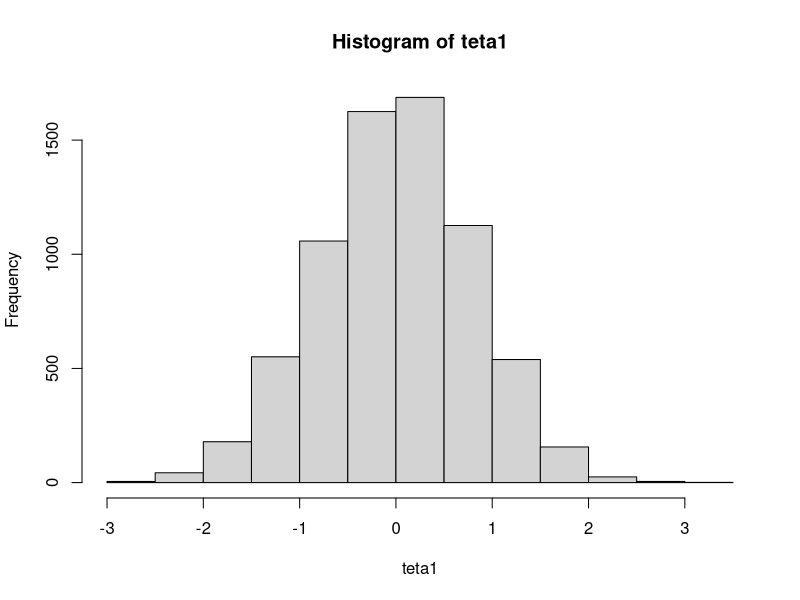
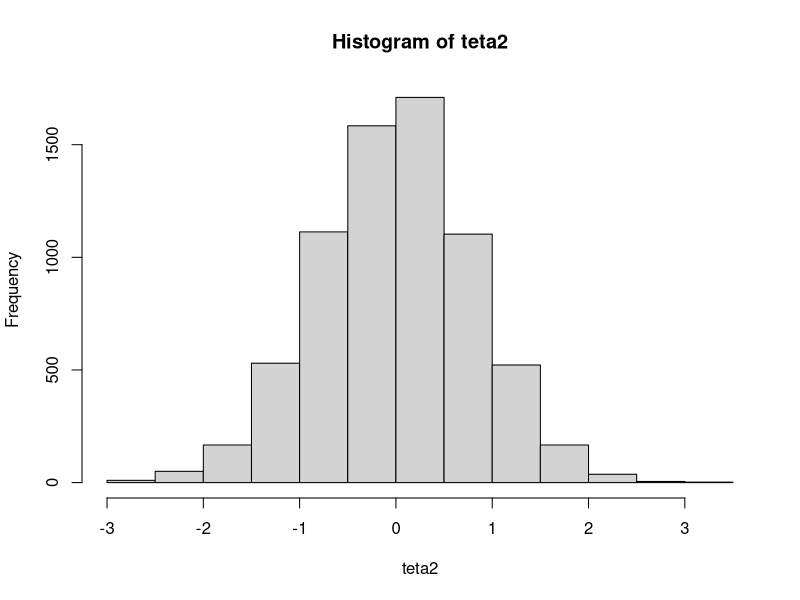
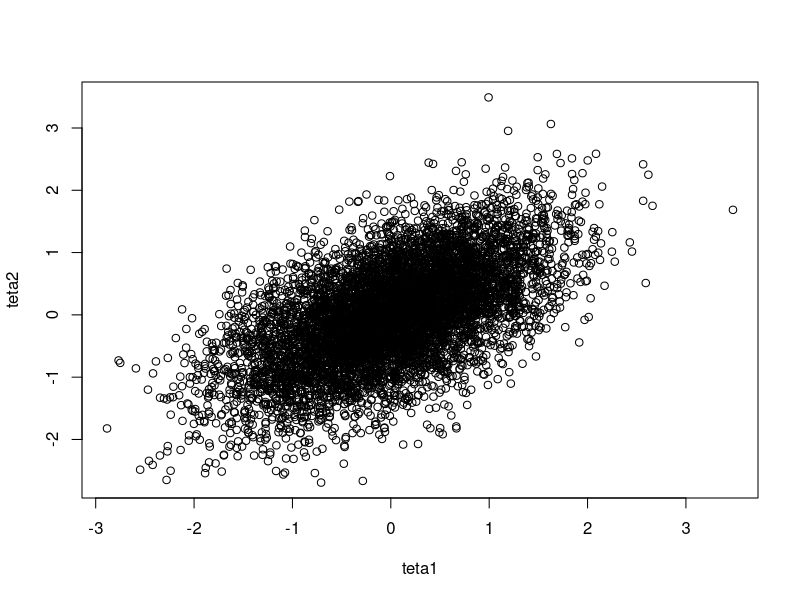
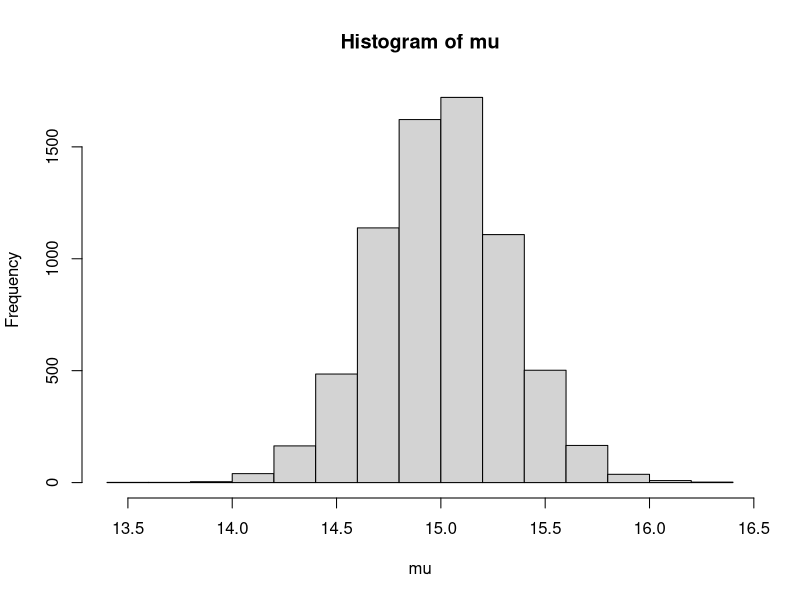
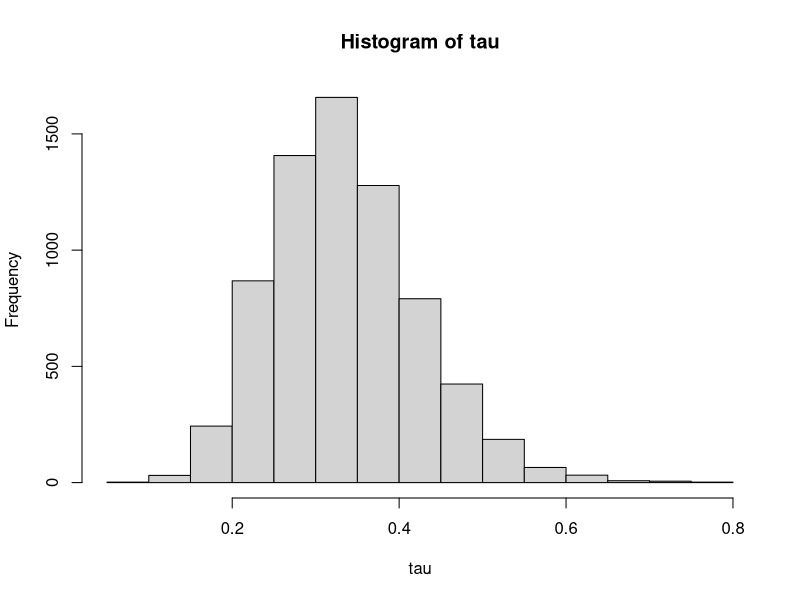
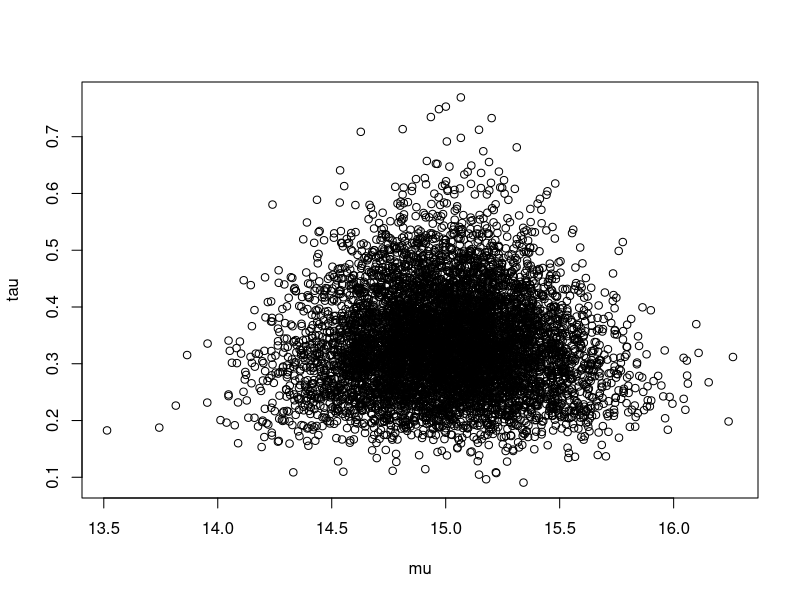

The R script that drew these images, in order:
#inicijalizacija parametara uslovnih raspodela
ro <- 0.6
#S - koliko prvih elemenata odbacujemo
S <- 3000
#inic niza
teta1 <- teta2 <- rep(NA, 10000)
# incijalizacija pocetka (ne preterano bitna zbog prirode algoritma)
teta2[1] <- teta1[1] <- 1;
for(i in 2:10000){
  #uslovna f(teta1|teta2)
  teta1[i] <- rnorm(n = 1, mean = ro * teta2[i - 1], sd = 1 - ro * ro)
  #uslovna f(teta2|teta1)
  teta2[i] <- rnorm(n = 1, mean = ro * teta1[i], sd = 1 - ro * ro)
  #stampanje napretka
}
# odbacivanje pocetka
teta1 <- teta1[-(1:S)]
teta2 <- teta2[-(1:S)]
mean(teta1)
mean(teta2)
hist(teta1)
hist(teta2)
plot(teta1, teta2)



# statistike uzorka
# velicina uzorka
n <- 30
# uzoracka sredina
xs <- 15
# uzoracka disperzija
s2 <- 3
#inicijalizacija nizova
mu <- tau <- rep(NA, 10000)
# pocetni deo koji odbacujemo
S <- 3000
# incijalizacija
tau[1] <- 1
for(i in 2:10000) {
  #racunanje uslovne raspodele f(mu|tau)
  mu[i] <- rnorm(n = 1, mean = xs, sd = sqrt(1 / (n * tau[i - 1])))
  #f(tau|mu)
  tau[i] <- rgamma(n = 1, shape = n / 2, scale = 2 / ((n - 1) * s2 + n * (mu[i] - xs)^2))
}
# odbacivanje pocetaka
mu <- mu[-(1:S)]
tau <- tau[-(1:S)]
mean(mu)
mean(tau)
hist(mu)
hist(tau)
plot(mu, tau)
